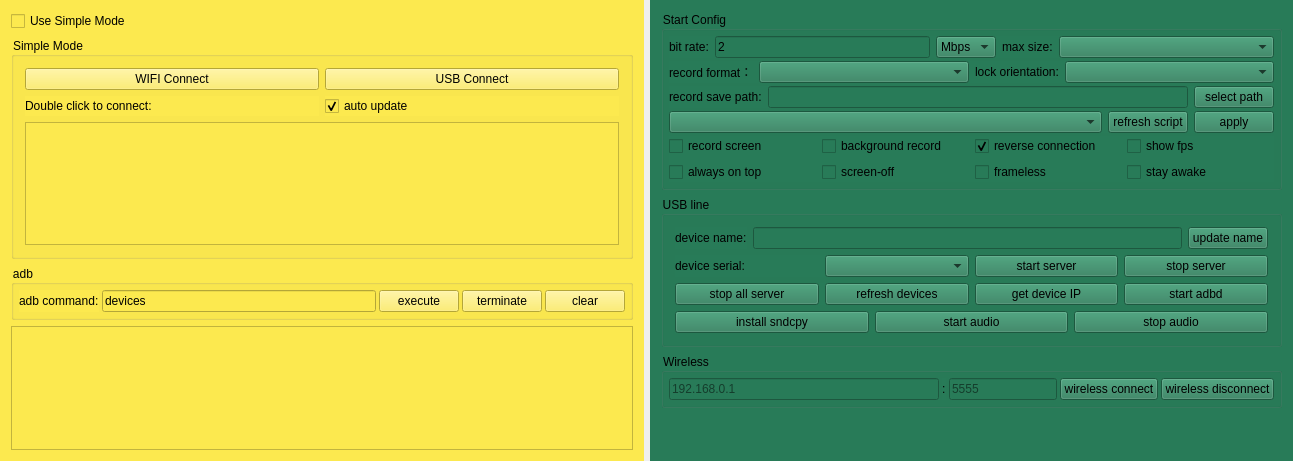
<?xml version="1.0" encoding="UTF-8"?>
<ui version="4.0">
 <class>Widget</class>
 <widget class="QWidget" name="Widget">
  <property name="geometry">
   <rect>
    <x>0</x>
    <y>0</y>
    <width>1293</width>
    <height>461</height>
   </rect>
  </property>
  <property name="windowTitle">
   <string notr="true">QtScrcpy</string>
  </property>
  <layout class="QHBoxLayout" name="horizontalLayout_11">
   <property name="leftMargin">
    <number>0</number>
   </property>
   <property name="topMargin">
    <number>0</number>
   </property>
   <property name="rightMargin">
    <number>0</number>
   </property>
   <property name="bottomMargin">
    <number>0</number>
   </property>
   <item>
    <widget class="QWidget" name="leftWidget" native="true">
     <property name="sizePolicy">
      <sizepolicy hsizetype="Preferred" vsizetype="Preferred">
       <horstretch>0</horstretch>
       <verstretch>0</verstretch>
      </sizepolicy>
     </property>
     <property name="styleSheet">
      <string notr="true">background-color: rgb(252, 233, 79);</string>
     </property>
     <layout class="QVBoxLayout" name="verticalLayout_5">
      <item>
       <widget class="QCheckBox" name="useSingleModeCheck">
        <property name="sizePolicy">
         <sizepolicy hsizetype="Preferred" vsizetype="Maximum">
          <horstretch>0</horstretch>
          <verstretch>0</verstretch>
         </sizepolicy>
        </property>
        <property name="styleSheet">
         <string notr="true"/>
        </property>
        <property name="text">
         <string>Use Simple Mode</string>
        </property>
        <property name="checked">
         <bool>false</bool>
        </property>
       </widget>
      </item>
      <item>
       <widget class="QGroupBox" name="simpleGroupBox">
        <property name="sizePolicy">
         <sizepolicy hsizetype="Preferred" vsizetype="Preferred">
          <horstretch>0</horstretch>
          <verstretch>0</verstretch>
         </sizepolicy>
        </property>
        <property name="title">
         <string>Simple Mode</string>
        </property>
        <property name="checkable">
         <bool>false</bool>
        </property>
        <layout class="QVBoxLayout" name="verticalLayout_4">
         <item>
          <layout class="QHBoxLayout" name="horizontalLayout_9">
           <item>
            <widget class="QPushButton" name="wifiConnectBtn">
             <property name="sizePolicy">
              <sizepolicy hsizetype="Preferred" vsizetype="Maximum">
               <horstretch>0</horstretch>
               <verstretch>0</verstretch>
              </sizepolicy>
             </property>
             <property name="styleSheet">
              <string notr="true">color: rgb(0, 0, 0);</string>
             </property>
             <property name="text">
              <string>WIFI Connect</string>
             </property>
            </widget>
           </item>
           <item>
            <widget class="QPushButton" name="usbConnectBtn">
             <property name="sizePolicy">
              <sizepolicy hsizetype="Preferred" vsizetype="Maximum">
               <horstretch>0</horstretch>
               <verstretch>0</verstretch>
              </sizepolicy>
             </property>
             <property name="text">
              <string>USB Connect</string>
             </property>
            </widget>
           </item>
          </layout>
         </item>
         <item>
          <layout class="QHBoxLayout" name="horizontalLayout_13">
           <property name="topMargin">
            <number>0</number>
           </property>
           <item>
            <widget class="QLabel" name="label_10">
             <property name="sizePolicy">
              <sizepolicy hsizetype="Preferred" vsizetype="Preferred">
               <horstretch>0</horstretch>
               <verstretch>0</verstretch>
              </sizepolicy>
             </property>
             <property name="text">
              <string>Double click to connect:</string>
             </property>
            </widget>
           </item>
           <item>
            <widget class="QCheckBox" name="autoUpdatecheckBox">
             <property name="sizePolicy">
              <sizepolicy hsizetype="Preferred" vsizetype="Preferred">
               <horstretch>0</horstretch>
               <verstretch>0</verstretch>
              </sizepolicy>
             </property>
             <property name="text">
              <string>auto update</string>
             </property>
             <property name="checked">
              <bool>true</bool>
             </property>
            </widget>
           </item>
          </layout>
         </item>
         <item>
          <widget class="QListWidget" name="connectedPhoneList">
           <property name="sizePolicy">
            <sizepolicy hsizetype="Preferred" vsizetype="Preferred">
             <horstretch>0</horstretch>
             <verstretch>0</verstretch>
            </sizepolicy>
           </property>
          </widget>
         </item>
        </layout>
       </widget>
      </item>
      <item>
       <widget class="QGroupBox" name="adbGroupBox">
        <property name="sizePolicy">
         <sizepolicy hsizetype="Preferred" vsizetype="Maximum">
          <horstretch>0</horstretch>
          <verstretch>0</verstretch>
         </sizepolicy>
        </property>
        <property name="title">
         <string notr="true">adb</string>
        </property>
        <layout class="QHBoxLayout" name="horizontalLayout_2">
         <property name="spacing">
          <number>3</number>
         </property>
         <property name="leftMargin">
          <number>5</number>
         </property>
         <property name="topMargin">
          <number>5</number>
         </property>
         <property name="rightMargin">
          <number>5</number>
         </property>
         <property name="bottomMargin">
          <number>5</number>
         </property>
         <item>
          <widget class="QLabel" name="label_7">
           <property name="sizePolicy">
            <sizepolicy hsizetype="Maximum" vsizetype="Preferred">
             <horstretch>0</horstretch>
             <verstretch>0</verstretch>
            </sizepolicy>
           </property>
           <property name="text">
            <string>adb command:</string>
           </property>
           <property name="buddy">
            <cstring>adbCommandEdt</cstring>
           </property>
          </widget>
         </item>
         <item>
          <widget class="QLineEdit" name="adbCommandEdt">
           <property name="sizePolicy">
            <sizepolicy hsizetype="MinimumExpanding" vsizetype="Preferred">
             <horstretch>0</horstretch>
             <verstretch>0</verstretch>
            </sizepolicy>
           </property>
           <property name="text">
            <string notr="true">devices</string>
           </property>
          </widget>
         </item>
         <item>
          <widget class="QPushButton" name="adbCommandBtn">
           <property name="sizePolicy">
            <sizepolicy hsizetype="Maximum" vsizetype="Preferred">
             <horstretch>0</horstretch>
             <verstretch>0</verstretch>
            </sizepolicy>
           </property>
           <property name="text">
            <string>execute</string>
           </property>
          </widget>
         </item>
         <item>
          <widget class="QPushButton" name="stopAdbBtn">
           <property name="sizePolicy">
            <sizepolicy hsizetype="Maximum" vsizetype="Preferred">
             <horstretch>0</horstretch>
             <verstretch>0</verstretch>
            </sizepolicy>
           </property>
           <property name="text">
            <string>terminate</string>
           </property>
          </widget>
         </item>
         <item>
          <widget class="QPushButton" name="clearOut">
           <property name="sizePolicy">
            <sizepolicy hsizetype="Maximum" vsizetype="Preferred">
             <horstretch>0</horstretch>
             <verstretch>0</verstretch>
            </sizepolicy>
           </property>
           <property name="text">
            <string>clear</string>
           </property>
          </widget>
         </item>
        </layout>
       </widget>
      </item>
      <item>
       <widget class="QTextEdit" name="outEdit">
        <property name="sizePolicy">
         <sizepolicy hsizetype="Preferred" vsizetype="Preferred">
          <horstretch>0</horstretch>
          <verstretch>0</verstretch>
         </sizepolicy>
        </property>
        <property name="focusPolicy">
         <enum>Qt::ClickFocus</enum>
        </property>
        <property name="documentTitle">
         <string/>
        </property>
        <property name="readOnly">
         <bool>true</bool>
        </property>
       </widget>
      </item>
     </layout>
    </widget>
   </item>
   <item>
    <widget class="QWidget" name="rightWidget" native="true">
     <property name="sizePolicy">
      <sizepolicy hsizetype="MinimumExpanding" vsizetype="Preferred">
       <horstretch>0</horstretch>
       <verstretch>0</verstretch>
      </sizepolicy>
     </property>
     <property name="styleSheet">
      <string notr="true">background-color: rgb(40, 123, 88);</string>
     </property>
     <layout class="QVBoxLayout" name="verticalLayout_6">
      <item>
       <widget class="QGroupBox" name="configGroupBox">
        <property name="sizePolicy">
         <sizepolicy hsizetype="Preferred" vsizetype="Preferred">
          <horstretch>0</horstretch>
          <verstretch>0</verstretch>
         </sizepolicy>
        </property>
        <property name="title">
         <string>Start Config</string>
        </property>
        <layout class="QVBoxLayout" name="verticalLayout_3">
         <property name="spacing">
          <number>3</number>
         </property>
         <property name="leftMargin">
          <number>5</number>
         </property>
         <property name="topMargin">
          <number>5</number>
         </property>
         <property name="rightMargin">
          <number>5</number>
         </property>
         <property name="bottomMargin">
          <number>5</number>
         </property>
         <item>
          <widget class="QWidget" name="configWidget1" native="true">
           <property name="sizePolicy">
            <sizepolicy hsizetype="Preferred" vsizetype="Preferred">
             <horstretch>0</horstretch>
             <verstretch>0</verstretch>
            </sizepolicy>
           </property>
           <layout class="QHBoxLayout" name="horizontalLayout_5">
            <property name="leftMargin">
             <number>0</number>
            </property>
            <property name="topMargin">
             <number>0</number>
            </property>
            <property name="rightMargin">
             <number>0</number>
            </property>
            <property name="bottomMargin">
             <number>0</number>
            </property>
            <item>
             <widget class="QLabel" name="label_3">
              <property name="sizePolicy">
               <sizepolicy hsizetype="Maximum" vsizetype="Preferred">
                <horstretch>0</horstretch>
                <verstretch>0</verstretch>
               </sizepolicy>
              </property>
              <property name="text">
               <string>bit rate:</string>
              </property>
             </widget>
            </item>
            <item>
             <widget class="QLineEdit" name="bitRateEdit">
              <property name="sizePolicy">
               <sizepolicy hsizetype="Preferred" vsizetype="Preferred">
                <horstretch>0</horstretch>
                <verstretch>0</verstretch>
               </sizepolicy>
              </property>
              <property name="text">
               <string notr="true">2</string>
              </property>
             </widget>
            </item>
            <item>
             <widget class="QComboBox" name="bitRateBox">
              <property name="sizePolicy">
               <sizepolicy hsizetype="Maximum" vsizetype="Preferred">
                <horstretch>0</horstretch>
                <verstretch>0</verstretch>
               </sizepolicy>
              </property>
              <property name="toolTip">
               <string/>
              </property>
              <property name="currentText">
               <string notr="true">Mbps</string>
              </property>
              <item>
               <property name="text">
                <string notr="true">Mbps</string>
               </property>
              </item>
              <item>
               <property name="text">
                <string notr="true">Kbps</string>
               </property>
              </item>
             </widget>
            </item>
            <item>
             <widget class="QLabel" name="label_4">
              <property name="sizePolicy">
               <sizepolicy hsizetype="Maximum" vsizetype="Preferred">
                <horstretch>0</horstretch>
                <verstretch>0</verstretch>
               </sizepolicy>
              </property>
              <property name="text">
               <string>max size:</string>
              </property>
             </widget>
            </item>
            <item>
             <widget class="QComboBox" name="maxSizeBox">
              <property name="sizePolicy">
               <sizepolicy hsizetype="Preferred" vsizetype="Preferred">
                <horstretch>0</horstretch>
                <verstretch>0</verstretch>
               </sizepolicy>
              </property>
              <property name="toolTip">
               <string/>
              </property>
             </widget>
            </item>
           </layout>
          </widget>
         </item>
         <item>
          <widget class="QWidget" name="configWidget5" native="true">
           <property name="sizePolicy">
            <sizepolicy hsizetype="Preferred" vsizetype="Preferred">
             <horstretch>0</horstretch>
             <verstretch>0</verstretch>
            </sizepolicy>
           </property>
           <layout class="QHBoxLayout" name="horizontalLayout_7">
            <property name="leftMargin">
             <number>0</number>
            </property>
            <property name="topMargin">
             <number>0</number>
            </property>
            <property name="rightMargin">
             <number>0</number>
            </property>
            <property name="bottomMargin">
             <number>0</number>
            </property>
            <item>
             <widget class="QLabel" name="label_6">
              <property name="sizePolicy">
               <sizepolicy hsizetype="Maximum" vsizetype="Preferred">
                <horstretch>0</horstretch>
                <verstretch>0</verstretch>
               </sizepolicy>
              </property>
              <property name="text">
               <string>record format：</string>
              </property>
             </widget>
            </item>
            <item>
             <widget class="QComboBox" name="formatBox">
              <property name="sizePolicy">
               <sizepolicy hsizetype="Preferred" vsizetype="Preferred">
                <horstretch>0</horstretch>
                <verstretch>0</verstretch>
               </sizepolicy>
              </property>
             </widget>
            </item>
            <item>
             <widget class="QLabel" name="label_8">
              <property name="sizePolicy">
               <sizepolicy hsizetype="Maximum" vsizetype="Preferred">
                <horstretch>0</horstretch>
                <verstretch>0</verstretch>
               </sizepolicy>
              </property>
              <property name="text">
               <string>lock orientation:</string>
              </property>
             </widget>
            </item>
            <item>
             <widget class="QComboBox" name="lockOrientationBox">
              <property name="sizePolicy">
               <sizepolicy hsizetype="Preferred" vsizetype="Preferred">
                <horstretch>0</horstretch>
                <verstretch>0</verstretch>
               </sizepolicy>
              </property>
             </widget>
            </item>
           </layout>
          </widget>
         </item>
         <item>
          <widget class="QWidget" name="configWidget2" native="true">
           <property name="sizePolicy">
            <sizepolicy hsizetype="Preferred" vsizetype="Preferred">
             <horstretch>0</horstretch>
             <verstretch>0</verstretch>
            </sizepolicy>
           </property>
           <layout class="QHBoxLayout" name="horizontalLayout_6">
            <property name="leftMargin">
             <number>0</number>
            </property>
            <property name="topMargin">
             <number>0</number>
            </property>
            <property name="rightMargin">
             <number>0</number>
            </property>
            <property name="bottomMargin">
             <number>0</number>
            </property>
            <item>
             <widget class="QLabel" name="label_5">
              <property name="sizePolicy">
               <sizepolicy hsizetype="Preferred" vsizetype="Preferred">
                <horstretch>0</horstretch>
                <verstretch>0</verstretch>
               </sizepolicy>
              </property>
              <property name="text">
               <string>record save path:</string>
              </property>
              <property name="buddy">
               <cstring>recordPathEdt</cstring>
              </property>
             </widget>
            </item>
            <item>
             <widget class="QLineEdit" name="recordPathEdt">
              <property name="sizePolicy">
               <sizepolicy hsizetype="MinimumExpanding" vsizetype="Preferred">
                <horstretch>0</horstretch>
                <verstretch>0</verstretch>
               </sizepolicy>
              </property>
              <property name="readOnly">
               <bool>true</bool>
              </property>
             </widget>
            </item>
            <item>
             <widget class="QPushButton" name="selectRecordPathBtn">
              <property name="sizePolicy">
               <sizepolicy hsizetype="Preferred" vsizetype="Preferred">
                <horstretch>0</horstretch>
                <verstretch>0</verstretch>
               </sizepolicy>
              </property>
              <property name="text">
               <string>select path</string>
              </property>
              <property name="autoDefault">
               <bool>false</bool>
              </property>
             </widget>
            </item>
           </layout>
          </widget>
         </item>
         <item>
          <widget class="QWidget" name="configWidget4" native="true">
           <property name="sizePolicy">
            <sizepolicy hsizetype="Preferred" vsizetype="Preferred">
             <horstretch>0</horstretch>
             <verstretch>0</verstretch>
            </sizepolicy>
           </property>
           <layout class="QHBoxLayout" name="horizontalLayout_8">
            <property name="leftMargin">
             <number>0</number>
            </property>
            <property name="topMargin">
             <number>0</number>
            </property>
            <property name="rightMargin">
             <number>0</number>
            </property>
            <property name="bottomMargin">
             <number>0</number>
            </property>
            <item>
             <widget class="QComboBox" name="gameBox">
              <property name="sizePolicy">
               <sizepolicy hsizetype="MinimumExpanding" vsizetype="Preferred">
                <horstretch>0</horstretch>
                <verstretch>0</verstretch>
               </sizepolicy>
              </property>
             </widget>
            </item>
            <item>
             <widget class="QPushButton" name="refreshGameScriptBtn">
              <property name="sizePolicy">
               <sizepolicy hsizetype="Preferred" vsizetype="Preferred">
                <horstretch>0</horstretch>
                <verstretch>0</verstretch>
               </sizepolicy>
              </property>
              <property name="text">
               <string>refresh script</string>
              </property>
             </widget>
            </item>
            <item>
             <widget class="QPushButton" name="applyScriptBtn">
              <property name="sizePolicy">
               <sizepolicy hsizetype="Preferred" vsizetype="Preferred">
                <horstretch>0</horstretch>
                <verstretch>0</verstretch>
               </sizepolicy>
              </property>
              <property name="text">
               <string>apply</string>
              </property>
             </widget>
            </item>
           </layout>
          </widget>
         </item>
         <item>
          <widget class="QWidget" name="configWidget3" native="true">
           <property name="sizePolicy">
            <sizepolicy hsizetype="Preferred" vsizetype="Preferred">
             <horstretch>0</horstretch>
             <verstretch>0</verstretch>
            </sizepolicy>
           </property>
           <layout class="QGridLayout" name="gridLayout">
            <property name="leftMargin">
             <number>0</number>
            </property>
            <property name="topMargin">
             <number>0</number>
            </property>
            <property name="rightMargin">
             <number>0</number>
            </property>
            <property name="bottomMargin">
             <number>0</number>
            </property>
            <item row="1" column="1">
             <widget class="QCheckBox" name="closeScreenCheck">
              <property name="sizePolicy">
               <sizepolicy hsizetype="Preferred" vsizetype="Preferred">
                <horstretch>0</horstretch>
                <verstretch>0</verstretch>
               </sizepolicy>
              </property>
              <property name="text">
               <string>screen-off</string>
              </property>
             </widget>
            </item>
            <item row="1" column="3">
             <widget class="QCheckBox" name="framelessCheck">
              <property name="sizePolicy">
               <sizepolicy hsizetype="Preferred" vsizetype="Preferred">
                <horstretch>0</horstretch>
                <verstretch>0</verstretch>
               </sizepolicy>
              </property>
              <property name="text">
               <string>frameless</string>
              </property>
             </widget>
            </item>
            <item row="1" column="0">
             <widget class="QCheckBox" name="alwaysTopCheck">
              <property name="sizePolicy">
               <sizepolicy hsizetype="Preferred" vsizetype="Preferred">
                <horstretch>0</horstretch>
                <verstretch>0</verstretch>
               </sizepolicy>
              </property>
              <property name="text">
               <string>always on top</string>
              </property>
              <property name="checked">
               <bool>false</bool>
              </property>
             </widget>
            </item>
            <item row="0" column="1">
             <widget class="QCheckBox" name="notDisplayCheck">
              <property name="sizePolicy">
               <sizepolicy hsizetype="Preferred" vsizetype="Preferred">
                <horstretch>0</horstretch>
                <verstretch>0</verstretch>
               </sizepolicy>
              </property>
              <property name="text">
               <string>background record</string>
              </property>
              <property name="checkable">
               <bool>false</bool>
              </property>
             </widget>
            </item>
            <item row="0" column="3">
             <widget class="QCheckBox" name="useReverseCheck">
              <property name="sizePolicy">
               <sizepolicy hsizetype="Preferred" vsizetype="Preferred">
                <horstretch>0</horstretch>
                <verstretch>0</verstretch>
               </sizepolicy>
              </property>
              <property name="text">
               <string>reverse connection</string>
              </property>
              <property name="checked">
               <bool>true</bool>
              </property>
             </widget>
            </item>
            <item row="0" column="0">
             <widget class="QCheckBox" name="recordScreenCheck">
              <property name="sizePolicy">
               <sizepolicy hsizetype="Preferred" vsizetype="Preferred">
                <horstretch>0</horstretch>
                <verstretch>0</verstretch>
               </sizepolicy>
              </property>
              <property name="text">
               <string>record screen</string>
              </property>
             </widget>
            </item>
            <item row="0" column="4">
             <widget class="QCheckBox" name="fpsCheck">
              <property name="sizePolicy">
               <sizepolicy hsizetype="Preferred" vsizetype="Preferred">
                <horstretch>0</horstretch>
                <verstretch>0</verstretch>
               </sizepolicy>
              </property>
              <property name="text">
               <string>show fps</string>
              </property>
             </widget>
            </item>
            <item row="1" column="4">
             <widget class="QCheckBox" name="stayAwakeCheck">
              <property name="sizePolicy">
               <sizepolicy hsizetype="Preferred" vsizetype="Preferred">
                <horstretch>0</horstretch>
                <verstretch>0</verstretch>
               </sizepolicy>
              </property>
              <property name="text">
               <string>stay awake</string>
              </property>
             </widget>
            </item>
           </layout>
          </widget>
         </item>
        </layout>
       </widget>
      </item>
      <item>
       <widget class="QGroupBox" name="usbGroupBox">
        <property name="sizePolicy">
         <sizepolicy hsizetype="Preferred" vsizetype="Preferred">
          <horstretch>0</horstretch>
          <verstretch>0</verstretch>
         </sizepolicy>
        </property>
        <property name="title">
         <string>USB line</string>
        </property>
        <layout class="QVBoxLayout" name="verticalLayout">
         <item>
          <layout class="QHBoxLayout" name="horizontalLayout_10">
           <item>
            <widget class="QLabel" name="label_9">
             <property name="sizePolicy">
              <sizepolicy hsizetype="Preferred" vsizetype="Preferred">
               <horstretch>0</horstretch>
               <verstretch>0</verstretch>
              </sizepolicy>
             </property>
             <property name="text">
              <string>device name:</string>
             </property>
            </widget>
           </item>
           <item>
            <widget class="QLineEdit" name="userNameEdt">
             <property name="sizePolicy">
              <sizepolicy hsizetype="MinimumExpanding" vsizetype="Preferred">
               <horstretch>0</horstretch>
               <verstretch>0</verstretch>
              </sizepolicy>
             </property>
            </widget>
           </item>
           <item>
            <widget class="QPushButton" name="updateNameBtn">
             <property name="sizePolicy">
              <sizepolicy hsizetype="Preferred" vsizetype="Preferred">
               <horstretch>0</horstretch>
               <verstretch>0</verstretch>
              </sizepolicy>
             </property>
             <property name="text">
              <string>update name</string>
             </property>
             <property name="autoDefault">
              <bool>false</bool>
             </property>
            </widget>
           </item>
          </layout>
         </item>
         <item>
          <widget class="QWidget" name="usbWidget1" native="true">
           <property name="sizePolicy">
            <sizepolicy hsizetype="Preferred" vsizetype="Preferred">
             <horstretch>0</horstretch>
             <verstretch>0</verstretch>
            </sizepolicy>
           </property>
           <layout class="QHBoxLayout" name="horizontalLayout_3">
            <property name="leftMargin">
             <number>0</number>
            </property>
            <property name="topMargin">
             <number>0</number>
            </property>
            <property name="rightMargin">
             <number>0</number>
            </property>
            <property name="bottomMargin">
             <number>0</number>
            </property>
            <item>
             <widget class="QLabel" name="label_2">
              <property name="sizePolicy">
               <sizepolicy hsizetype="Preferred" vsizetype="Preferred">
                <horstretch>0</horstretch>
                <verstretch>0</verstretch>
               </sizepolicy>
              </property>
              <property name="text">
               <string>device serial:</string>
              </property>
             </widget>
            </item>
            <item>
             <widget class="QComboBox" name="serialBox">
              <property name="sizePolicy">
               <sizepolicy hsizetype="Preferred" vsizetype="Preferred">
                <horstretch>0</horstretch>
                <verstretch>0</verstretch>
               </sizepolicy>
              </property>
             </widget>
            </item>
            <item>
             <widget class="QPushButton" name="startServerBtn">
              <property name="sizePolicy">
               <sizepolicy hsizetype="Preferred" vsizetype="Preferred">
                <horstretch>0</horstretch>
                <verstretch>0</verstretch>
               </sizepolicy>
              </property>
              <property name="text">
               <string>start server</string>
              </property>
              <property name="autoDefault">
               <bool>false</bool>
              </property>
             </widget>
            </item>
            <item>
             <widget class="QPushButton" name="stopServerBtn">
              <property name="sizePolicy">
               <sizepolicy hsizetype="Preferred" vsizetype="Preferred">
                <horstretch>0</horstretch>
                <verstretch>0</verstretch>
               </sizepolicy>
              </property>
              <property name="text">
               <string>stop server</string>
              </property>
              <property name="autoDefault">
               <bool>false</bool>
              </property>
             </widget>
            </item>
           </layout>
          </widget>
         </item>
         <item>
          <widget class="QWidget" name="usbWidget2" native="true">
           <property name="sizePolicy">
            <sizepolicy hsizetype="Preferred" vsizetype="Preferred">
             <horstretch>0</horstretch>
             <verstretch>0</verstretch>
            </sizepolicy>
           </property>
           <layout class="QHBoxLayout" name="horizontalLayout_4">
            <property name="leftMargin">
             <number>0</number>
            </property>
            <property name="topMargin">
             <number>0</number>
            </property>
            <property name="rightMargin">
             <number>0</number>
            </property>
            <property name="bottomMargin">
             <number>0</number>
            </property>
            <item>
             <widget class="QPushButton" name="stopAllServerBtn">
              <property name="sizePolicy">
               <sizepolicy hsizetype="Preferred" vsizetype="Preferred">
                <horstretch>0</horstretch>
                <verstretch>0</verstretch>
               </sizepolicy>
              </property>
              <property name="text">
               <string>stop all server</string>
              </property>
             </widget>
            </item>
            <item>
             <widget class="QPushButton" name="updateDevice">
              <property name="sizePolicy">
               <sizepolicy hsizetype="Preferred" vsizetype="Preferred">
                <horstretch>0</horstretch>
                <verstretch>0</verstretch>
               </sizepolicy>
              </property>
              <property name="text">
               <string>refresh devices</string>
              </property>
              <property name="autoDefault">
               <bool>false</bool>
              </property>
             </widget>
            </item>
            <item>
             <widget class="QPushButton" name="getIPBtn">
              <property name="sizePolicy">
               <sizepolicy hsizetype="Preferred" vsizetype="Preferred">
                <horstretch>0</horstretch>
                <verstretch>0</verstretch>
               </sizepolicy>
              </property>
              <property name="text">
               <string>get device IP</string>
              </property>
              <property name="autoDefault">
               <bool>false</bool>
              </property>
             </widget>
            </item>
            <item>
             <widget class="QPushButton" name="startAdbdBtn">
              <property name="sizePolicy">
               <sizepolicy hsizetype="Preferred" vsizetype="Preferred">
                <horstretch>0</horstretch>
                <verstretch>0</verstretch>
               </sizepolicy>
              </property>
              <property name="text">
               <string>start adbd</string>
              </property>
              <property name="autoDefault">
               <bool>false</bool>
              </property>
             </widget>
            </item>
           </layout>
          </widget>
         </item>
         <item>
          <widget class="QWidget" name="usbWidget3" native="true">
           <layout class="QHBoxLayout" name="horizontalLayout_12">
            <property name="leftMargin">
             <number>0</number>
            </property>
            <property name="topMargin">
             <number>0</number>
            </property>
            <property name="rightMargin">
             <number>0</number>
            </property>
            <property name="bottomMargin">
             <number>0</number>
            </property>
            <item>
             <widget class="QPushButton" name="installSndcpyBtn">
              <property name="sizePolicy">
               <sizepolicy hsizetype="Preferred" vsizetype="Preferred">
                <horstretch>0</horstretch>
                <verstretch>0</verstretch>
               </sizepolicy>
              </property>
              <property name="text">
               <string>install sndcpy</string>
              </property>
             </widget>
            </item>
            <item>
             <widget class="QPushButton" name="startAudioBtn">
              <property name="sizePolicy">
               <sizepolicy hsizetype="Preferred" vsizetype="Preferred">
                <horstretch>0</horstretch>
                <verstretch>0</verstretch>
               </sizepolicy>
              </property>
              <property name="text">
               <string>start audio</string>
              </property>
             </widget>
            </item>
            <item>
             <widget class="QPushButton" name="stopAudioBtn">
              <property name="sizePolicy">
               <sizepolicy hsizetype="Preferred" vsizetype="Preferred">
                <horstretch>0</horstretch>
                <verstretch>0</verstretch>
               </sizepolicy>
              </property>
              <property name="text">
               <string>stop audio</string>
              </property>
             </widget>
            </item>
           </layout>
          </widget>
         </item>
        </layout>
       </widget>
      </item>
      <item>
       <widget class="QGroupBox" name="wirelessGroupBox">
        <property name="sizePolicy">
         <sizepolicy hsizetype="Preferred" vsizetype="Preferred">
          <horstretch>0</horstretch>
          <verstretch>0</verstretch>
         </sizepolicy>
        </property>
        <property name="title">
         <string>Wireless</string>
        </property>
        <layout class="QHBoxLayout" name="horizontalLayout">
         <property name="spacing">
          <number>3</number>
         </property>
         <property name="leftMargin">
          <number>5</number>
         </property>
         <property name="topMargin">
          <number>5</number>
         </property>
         <property name="rightMargin">
          <number>5</number>
         </property>
         <property name="bottomMargin">
          <number>5</number>
         </property>
         <item>
          <widget class="QLineEdit" name="deviceIpEdt">
           <property name="sizePolicy">
            <sizepolicy hsizetype="MinimumExpanding" vsizetype="Preferred">
             <horstretch>0</horstretch>
             <verstretch>0</verstretch>
            </sizepolicy>
           </property>
           <property name="text">
            <string/>
           </property>
           <property name="maxLength">
            <number>128</number>
           </property>
           <property name="placeholderText">
            <string notr="true">192.168.0.1</string>
           </property>
          </widget>
         </item>
         <item>
          <widget class="QLabel" name="label">
           <property name="sizePolicy">
            <sizepolicy hsizetype="Maximum" vsizetype="Preferred">
             <horstretch>0</horstretch>
             <verstretch>0</verstretch>
            </sizepolicy>
           </property>
           <property name="text">
            <string notr="true">:</string>
           </property>
          </widget>
         </item>
         <item>
          <widget class="QLineEdit" name="devicePortEdt">
           <property name="sizePolicy">
            <sizepolicy hsizetype="Maximum" vsizetype="Preferred">
             <horstretch>0</horstretch>
             <verstretch>0</verstretch>
            </sizepolicy>
           </property>
           <property name="text">
            <string/>
           </property>
           <property name="maxLength">
            <number>6</number>
           </property>
           <property name="placeholderText">
            <string notr="true">5555</string>
           </property>
          </widget>
         </item>
         <item>
          <widget class="QPushButton" name="wirelessConnectBtn">
           <property name="sizePolicy">
            <sizepolicy hsizetype="Preferred" vsizetype="Preferred">
             <horstretch>0</horstretch>
             <verstretch>0</verstretch>
            </sizepolicy>
           </property>
           <property name="text">
            <string>wireless connect</string>
           </property>
           <property name="autoDefault">
            <bool>false</bool>
           </property>
          </widget>
         </item>
         <item>
          <widget class="QPushButton" name="wirelessDisConnectBtn">
           <property name="sizePolicy">
            <sizepolicy hsizetype="Preferred" vsizetype="Preferred">
             <horstretch>0</horstretch>
             <verstretch>0</verstretch>
            </sizepolicy>
           </property>
           <property name="text">
            <string>wireless disconnect</string>
           </property>
           <property name="autoDefault">
            <bool>false</bool>
           </property>
          </widget>
         </item>
        </layout>
       </widget>
      </item>
      <item>
       <spacer name="verticalSpacer">
        <property name="sizePolicy">
         <sizepolicy hsizetype="Preferred" vsizetype="Preferred">
          <horstretch>0</horstretch>
          <verstretch>0</verstretch>
         </sizepolicy>
        </property>
        <property name="orientation">
         <enum>Qt::Vertical</enum>
        </property>
        <property name="sizeHint" stdset="0">
         <size>
          <width>20</width>
          <height>40</height>
         </size>
        </property>
       </spacer>
      </item>
     </layout>
    </widget>
   </item>
  </layout>
 </widget>
 <layoutdefault spacing="6" margin="11"/>
 <tabstops>
  <tabstop>deviceIpEdt</tabstop>
  <tabstop>devicePortEdt</tabstop>
  <tabstop>wirelessConnectBtn</tabstop>
  <tabstop>wirelessDisConnectBtn</tabstop>
  <tabstop>adbCommandEdt</tabstop>
  <tabstop>adbCommandBtn</tabstop>
  <tabstop>stopAdbBtn</tabstop>
  <tabstop>clearOut</tabstop>
 </tabstops>
 <resources/>
 <connections/>
</ui>
